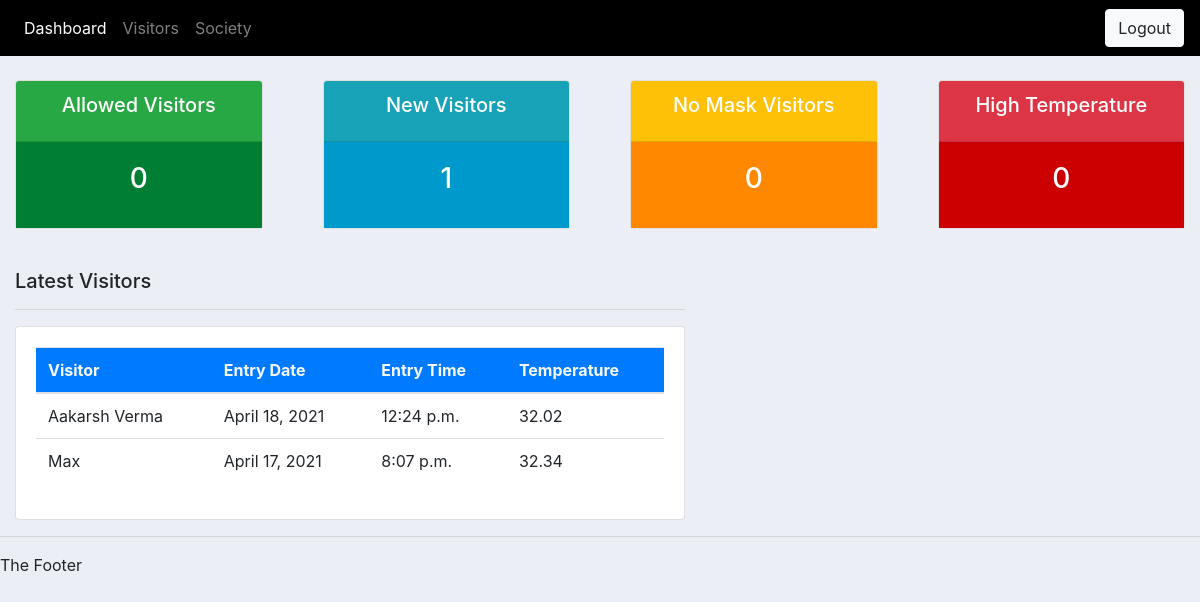
Screenshot of /dashboard/1/ (signed in) with the database file from the repository.
### accounts/models.py (models this page shows, shortened)
class ValidVisitor(models.Model):
    name = models.CharField(max_length=200)
    entry_date = models.DateField(auto_now=False, auto_now_add=False)
    entry_time = models.TimeField(auto_now=False, auto_now_add=False)
    temp = models.FloatField()
    soc_name = models.ForeignKey(Society, null=True, blank=True, on_delete=models.CASCADE)

### accounts/views.py (the view)
# urls.py: path('dashboard/<str:pk>/', views.home, name='dashboard'),
@login_required(login_url='login')
def home(request, pk):
    context = {}
    user = request.user
    socinfo = Society.objects.get(id=pk)
    context['socinfo'] = socinfo
    validvisitors = ValidVisitor.objects.filter(soc_name_id=pk).order_by('entry_date', 'entry_time').reverse()[:2]
    curdate = datetime.today().date()
    visitorstoday = ValidVisitor.objects.filter(soc_name_id=pk, entry_date=curdate).count()
    newvisitor = NewVisitor.objects.filter(soc_name_id=pk).count()
    nomasktoday = InvalidVisitor.objects.filter(soc_name_id=pk, entry_date=curdate, status="No Mask").count()
    temptoday = InvalidVisitor.objects.filter(soc_name_id=pk, entry_date=curdate, status="High Temperature").count()
    context = {
        'socinfo'       : socinfo,
        'visitorstoday' : visitorstoday,
        'validvisitors' : validvisitors,
        'newvisitor'    : newvisitor,
        'nomasktoday'   : nomasktoday,
        'temptoday'     : temptoday
        }
    return render(request, 'accounts/dashboard.html', context)

### accounts/templates/accounts/dashboard.html
{% extends 'accounts/main.html' %}
{% block content %}
{% include 'accounts/status.html' %}
<br>
<div class="mx-auto row">
    <div class="col-md-7">
        <h5>Latest Visitors</h5>
        <hr>
        <div class="card card-body">
            <table class="table">
                <thead>
                    <tr class="text-light bg-primary">
                        <th>Visitor</th>
                        <th>Entry Date</th>
                        <th>Entry Time</th>
                        <th>Temperature</th>
                    </tr>
                </thead>
                {% for i in validvisitors %}
                    <tr>
                        <td>{{i.name}}</td>
                        <td>{{i.entry_date}}</td>
                        <td>{{i.entry_time}}</td>
                        <td>{{i.temp}}</td>
                    </tr>
                {% endfor %}
            </table>
        </div>
    </div>
</div>
{% endblock content %}

### static/css/main.css (style rules this page uses)
body { background-color: #ebeff5; }

### rows the page displays
ValidVisitor: name "Aakarsh Verma", entry_date "April 18, 2021", entry_time "12:24 p.m.", temp "32.02"
ValidVisitor: name "Max", entry_date "April 17, 2021", entry_time "8:07 p.m.", temp "32.34"

### other values shown
{{ visitorstoday }} "0"
{{ newvisitor }} "1"
{{ nomasktoday }} "0"
{{ temptoday }} "0"
